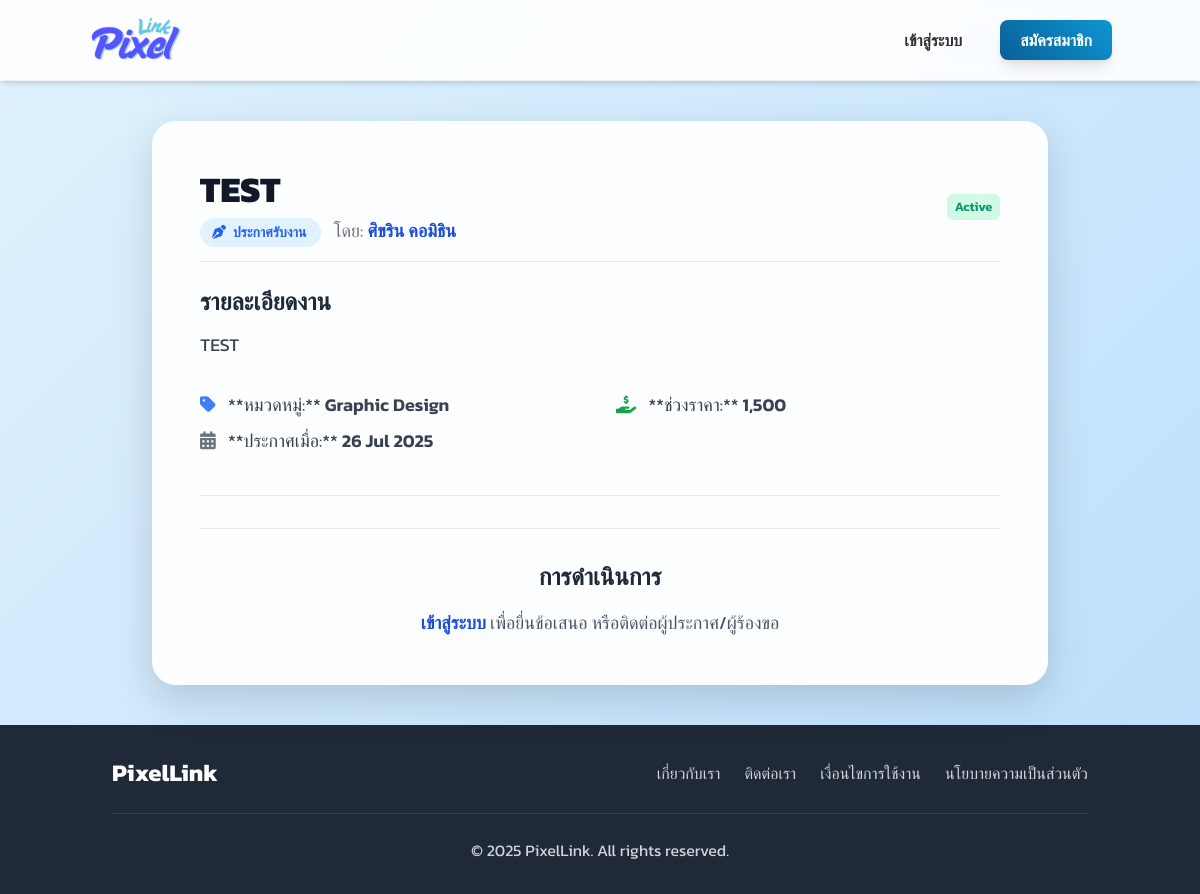
Page /job_detail.php?id=35&type=posting on the committed database.
### tables this page shows
CREATE TABLE `job_postings` (
  `post_id` int(11) NOT NULL,
  `designer_id` int(11) NOT NULL,
  `title` varchar(255) NOT NULL,
  `description` text DEFAULT NULL,
  `category_id` int(11) DEFAULT NULL,
  `price_range` varchar(100) DEFAULT NULL,
  `posted_date` timestamp NOT NULL DEFAULT current_timestamp(),
  `status` enum('active','inactive','completed') DEFAULT 'active',
  `client_id` int(11) NOT NULL,
  `main_image_id` int(11) DEFAULT NULL
);

CREATE TABLE `users` (
  `user_id` int(11) NOT NULL,
  `username` varchar(50) NOT NULL,
  `password` varchar(255) NOT NULL,
  `email` varchar(100) NOT NULL,
  `first_name` varchar(100) NOT NULL,
  `last_name` varchar(100) NOT NULL,
  `phone_number` varchar(20) NOT NULL,
  `user_type` enum('admin','designer','client') NOT NULL,
  `registration_date` timestamp NOT NULL DEFAULT current_timestamp(),
  `is_approved` tinyint(1) DEFAULT 0,
  `is_active` tinyint(1) DEFAULT 1,
  `last_login` timestamp NULL DEFAULT NULL
);

CREATE TABLE `job_categories` (
  `category_id` int(11) NOT NULL,
  `category_name` varchar(100) NOT NULL
);

### job_detail.php (the view, shortened to what this page needs)
<?php
$servername = "localhost";
$username = "root";
$password = "";
$dbname = "pixellink";
$condb = new mysqli($servername, $username, $password, $dbname);
$condb->set_charset("utf8mb4");
$job_data = null;
$error_message = '';
$job_type = '';
$loggedInUserName = '';
if (isset($_GET['id']) && is_numeric($_GET['id']) && isset($_GET['type'])) {
    $job_id = (int)$_GET['id'];
    $job_type = $_GET['type'];
    if ($job_type === 'posting') {
        $sql = "SELECT
                    jp.post_id AS id,
                    jp.title,
                    jp.description,
                    jp.price_range,
                    jp.posted_date,
                    jp.status,
                    'job_posting' AS type_display,
                    u.user_id AS owner_id,
                    u.first_name,
                    u.last_name,
                    u.user_type AS owner_type,
                    jc.category_name
                FROM job_postings AS jp
                JOIN users AS u ON jp.designer_id = u.user_id
                LEFT JOIN job_categories AS jc ON jp.category_id = jc.category_id
                WHERE jp.post_id = ? AND jp.status = 'active'";
        $stmt = $condb->prepare($sql);
        if ($stmt === false) {
            error_log("SQL Prepare Error (job_posting detail): " . $condb->error);
            $error_message = "เกิดข้อผิดพลาดทางเทคนิคในการดึงข้อมูลประกาศรับงาน";
        } else {
            $stmt->bind_param("i", $job_id);
            $stmt->execute();
            $result = $stmt->get_result();
            if ($result->num_rows === 1) {
                $job_data = $result->fetch_assoc();
            } else {
                $error_message = "ไม่พบประกาศรับงานนี้ หรือประกาศถูกปิดไปแล้ว";
            }
        }
    } else {
        $error_message = "ประเภทงานที่ระบุไม่ถูกต้อง";
    }
} else {
    $error_message = "ไม่พบ Job ID หรือประเภทงานที่ระบุ";
}
?>
<!DOCTYPE html>
<html lang="th">
<head>
    <script src="https://cdn.tailwindcss.com"></script>
    <link rel="stylesheet" href="https://cdnjs.cloudflare.com/ajax/libs/font-awesome/6.0.0-beta3/css/all.min.css">
    <link href="https://cdn.jsdelivr.net/npm/sweetalert2@11/dist/sweetalert2.min.css" rel="stylesheet" />
</head>
<body class="flex flex-col">
    <nav class="navbar p-4 shadow-md sticky top-0 z-50">
        <div class="container mx-auto flex justify-between items-center">
            <a href="index.php" class="transition duration-300 hover:opacity-80">
                <img src="dist/img/logo.png" alt="PixelLink Logo" class="h-12"> </a>
            <div class="space-x-2 sm:space-x-4 flex items-center">
                <?php if (isset($_SESSION['user_id'])) : ?>
                    <span class="text-gray-700 font-medium">สวัสดี, <?= htmlspecialchars($loggedInUserName) ?>!</span>
                    <a href="designer/view_profile.php?user_id=<?php echo $_SESSION['user_id']; ?>" class="
                        bg-blue-500 text-white
                        px-3 py-1.5 sm:px-5 sm:py-2
                        rounded-lg font-medium
                        shadow-md hover:shadow-lg hover:scale-105 transition-all duration-300
                        focus:outline-none focus:ring-2 focus:ring-blue-300
                    ">
                        <i class="fas fa-user-circle mr-1"></i> ดูโปรไฟล์
                    </a>
                    <a href="/logout.php" class="
                        bg-red-500 text-white
                        px-3 py-1.5 sm:px-5 sm:py-2
                        rounded-lg font-medium
                        shadow-md hover:shadow-lg hover:scale-105 transition-all duration-300
                        focus:outline-none focus:ring-2 focus:ring-red-300
                    ">
                        <i class="fas fa-sign-out-alt mr-1"></i> ออกจากระบบ
                    </a>
                <?php else : ?>
                    <a href="login.php"
                        class="px-5 py-2 rounded-lg font-semibold border-2 border-transparent hover:border-blue-500 hover:text-blue-500 transition duration-300">เข้าสู่ระบบ</a>
                    <a href="register.php"
                        class="btn-primary px-5 py-2 rounded-lg font-semibold shadow-lg">สมัครสมาชิก</a>
                <?php endif; ?>
            </div>
        </div>
    </nav>
    <main class="flex-grow flex items-center justify-center py-10 px-4">
        <?php if (!empty($error_message)) : ?>
            <div class="bg-red-100 border border-red-400 text-red-700 px-6 py-4 rounded-lg shadow-md text-center max-w-md mx-auto">
                <span class="block sm:inline"><i class="fas fa-exclamation-circle mr-2"></i><?= htmlspecialchars($error_message) ?></span>
                <p class="mt-3 text-sm">หากคุณต้องการค้นหางาน ท่านสามารถกลับไปที่ <a href="index.php#job-postings" class="font-semibold text-blue-700 hover:underline">หน้าหลัก</a> เพื่อค้นหา</p>
            </div>
        <?php elseif ($job_data) : ?>
            <div class="job-detail-card w-full max-w-4xl p-8 md:p-12 text-left">
                <div class="flex items-center justify-between mb-6 border-b pb-4">
                    <div>
                        <h1 class="text-4xl font-extrabold text-gray-900 mb-2"><?= htmlspecialchars($job_data['title']) ?></h1>
                        <p class="text-lg text-gray-600">
                            <span class="badge-info px-3 py-1 rounded-full text-sm font-semibold">
                                <i class="fas <?= $job_type === 'posting' ? 'fa-pen-nib' : 'fa-lightbulb' ?> mr-1"></i>
                                <?= $job_type === 'posting' ? 'ประกาศรับงาน' : 'งานร้องขอ' ?>
                            </span>
                            <span class="ml-3 text-gray-500">โดย: <a href="designer/view_profile.php?user_id=<?= $job_data['owner_id'] ?>" class="font-semibold text-blue-700 hover:underline"><?= htmlspecialchars($job_data['first_name'] . ' ' . $job_data['last_name']) ?></a></span>
                        </p>
                    </div>
                    <span class="badge-status
                        <?php
                            $status_class = '';
                            switch ($job_data['status']) {
                                case 'active': $status_class = 'status-active'; break;
                            }
                            echo $status_class;
                        ?>">
                        <?= ucfirst(str_replace('_', ' ', $job_data['status'])) ?>
                    </span>
                </div>
                <div class="mb-8">
                    <h2 class="text-2xl font-bold text-gray-800 mb-3">รายละเอียดงาน</h2>
                    <p class="text-lg text-gray-700 leading-relaxed"><?= nl2br(htmlspecialchars($job_data['description'])) ?></p>
                </div>
                <div class="grid grid-cols-1 md:grid-cols-2 gap-x-8 gap-y-4 mb-8 border-b pb-8">
                    <div>
                        <p class="text-gray-700 text-lg mb-2">
                            <i class="fas fa-tag text-blue-500 mr-2"></i>
                            **หมวดหมู่:** <span class="font-semibold"><?= htmlspecialchars($job_data['category_name'] ?? 'ไม่ระบุ') ?></span>
                        </p>
                        <p class="text-gray-700 text-lg mb-2">
                            <i class="fas fa-calendar-alt text-gray-500 mr-2"></i>
                            **ประกาศเมื่อ:** <span class="font-semibold"><?= date('d M Y', strtotime($job_data['posted_date'])) ?></span>
                        </p>
                    </div>
                    <div>
                        <?php if ($job_type === 'posting') : ?>
                            <p class="text-gray-700 text-lg mb-2">
                                <i class="fas fa-hand-holding-usd text-green-600 mr-2"></i>
                                **ช่วงราคา:** <span class="font-semibold"><?= htmlspecialchars($job_data['price_range'] ?? 'สอบถาม') ?></span>
                            </p>
                        <?php endif; ?>
                    </div>
                </div>
                <div class="mt-8 pt-8 border-t border-gray-200 text-center">
                    <h2 class="text-2xl font-bold text-gray-800 mb-4">การดำเนินการ</h2>
                    <div class="flex flex-col sm:flex-row justify-center space-y-4 sm:space-y-0 sm:space-x-4">
                        <?php if (isset($_SESSION['user_id'])) : ?>
                            <?php
                            $isOwner = (isset($_SESSION['user_id']) && $_SESSION['user_id'] == $job_data['owner_id']);
                            ?>
                            <a href="designer/view_profile.php?user_id=<?= htmlspecialchars($job_data['owner_id']) ?>" class="btn-primary px-8 py-4 rounded-full font-bold shadow-md flex items-center justify-center whitespace-nowrap">
                                <i class="fas fa-user-circle mr-2"></i> ดูโปรไฟล์ผู้ประกาศ
                            </a>
                            <?php if ($job_type === 'request' && $_SESSION['user_type'] === 'designer' && !$isOwner) : ?>
                                <a href="apply_job.php?request_id=<?= $job_data['id'] ?>" class="btn-action px-8 py-4 rounded-full font-bold shadow-md flex items-center justify-center whitespace-nowrap">
                                    <i class="fas fa-paper-plane mr-2"></i> ยื่นข้อเสนอ
                                </a>
                            <?php elseif ($job_type === 'posting' && $_SESSION['user_type'] === 'client' && $isOwner) : ?>
                                <a href="client/edit_job_post.php?post_id=<?= $job_data['id'] ?>" class="btn-action px-8 py-4 rounded-full font-bold shadow-md flex items-center justify-center whitespace-nowrap">
                                    <i class="fas fa-edit mr-2"></i> จัดการประกาศ
                                </a>
                            <?php else : ?>
                                <?php if ($isOwner) : ?>
                                    <p class="text-lg text-gray-600">คุณเป็นเจ้าของงานนี้ คุณไม่สามารถยื่นข้อเสนอหรือติดต่อตัวเองได้</p>
                                <?php else : ?>
                                    <p class="text-lg text-gray-600">คุณต้องเป็น
                                        <?php if ($job_type === 'request') echo 'นักออกแบบ'; else echo 'ผู้ว่าจ้าง'; ?>
                                        เพื่อดำเนินการกับงานนี้
                                    </p>
                                <?php endif; ?>
                            <?php endif; ?>
                            <?php if (!$isOwner) : ?>
                                <a href="messages.php?to_user=<?= $job_data['owner_id'] ?>" class="btn-action bg-blue-500 hover:bg-blue-600 px-8 py-4 rounded-full font-bold shadow-md flex items-center justify-center whitespace-nowrap">
                                    <i class="fas fa-comments mr-2"></i> ส่งข้อความถึง <?= htmlspecialchars($job_data['first_name']) ?>
                                </a>
                            <?php endif; ?>
                        <?php else : ?>
                            <p class="text-lg text-gray-600">
                                <a href="login.php" class="font-semibold text-blue-700 hover:underline">เข้าสู่ระบบ</a> เพื่อยื่นข้อเสนอ หรือติดต่อผู้ประกาศ/ผู้ร้องขอ
                            </p>
                        <?php endif; ?>
                    </div>
                </div>
            </div>
        <?php endif; ?>
    </main>
    <footer class="bg-gray-800 text-gray-300 py-8 mt-auto">
        <div class="container mx-auto px-6 text-center">
            <div class="flex flex-col md:flex-row justify-between items-center mb-6">
                <a href="../designer/main.php" class="text-2xl font-bold text-white mb-4 md:mb-0">PixelLink</a>
                <div class="flex space-x-6">
                    <a href="#" class="hover:text-white transition duration-300">เกี่ยวกับเรา</a>
                    <a href="#" class="hover:text-white transition duration-300">ติดต่อเรา</a>
                    <a href="#" class="hover:text-white transition duration-300">เงื่อนไขการใช้งาน</a>
                    <a href="#" class="hover:text-white transition duration-300">นโยบายความเป็นส่วนตัว</a>
                </div>
            </div>
            <hr class="border-gray-700 my-6">
            <p>&copy; <?php echo date('Y'); ?> PixelLink. All rights reserved.</p>
        </div>
    </footer>
</body>
</html>

### job_detail.php (style rules this page uses)
* { font-family: 'Kanit', sans-serif; font-style: normal; font-weight: 400; }
body { background: linear-gradient(135deg, #e0f2fe, #bbdefb); color: #333; min-height: 100vh; overflow-x: hidden; }
.navbar { background-color: rgba(255, 255, 255, 0.9); backdrop-filter: blur(10px); -webkit-backdrop-filter: blur(10px); border-bottom: 1px solid rgba(0, 0, 0, 0.05); }
.btn-primary { background: linear-gradient(45deg, #0a5f97 0%, #0d96d2 100%); color: white; transition: all 0.3s ease; box-shadow: 0 4px 15px rgba(13, 150, 210, 0.3); }
.job-detail-card { background: rgba(255, 255, 255, 0.95); backdrop-filter: blur(8px); -webkit-backdrop-filter: blur(8px); border-radius: 1.5rem; box-shadow: 0 15px 40px rgba(0,0,0,0.15); }
.badge-info { background-color: #e0f2fe; color: #2563eb; }
.badge-status { font-size: 0.8em; font-weight: 600; padding: 0.25em 0.6em; border-radius: 0.375rem; }
.status-active { background-color: #d1fae5; color: #059669; }

### rows in the picture
job_postings: title "TEST", designer.last_name "ศิขริน คอมิธิน", status "Active", description "TEST", category.category_name "Graphic Design", posted_date "26 Jul 2025", price_range "1,500"
